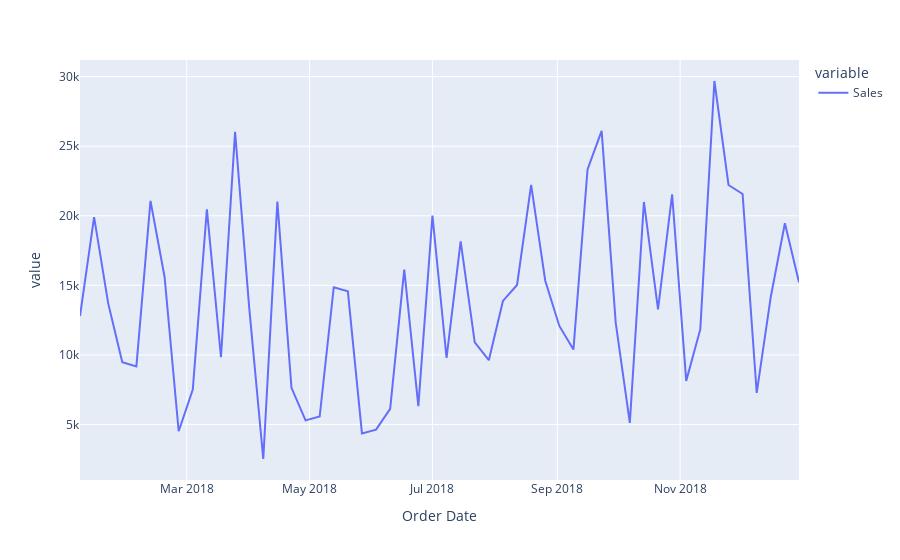

Notebook source saved alongside this figure:
### Code cell
order_by_year = ordertime_by_sales.resample("W").sum()
fig = px.line(order_by_year.loc["2018"])
fig.show()
